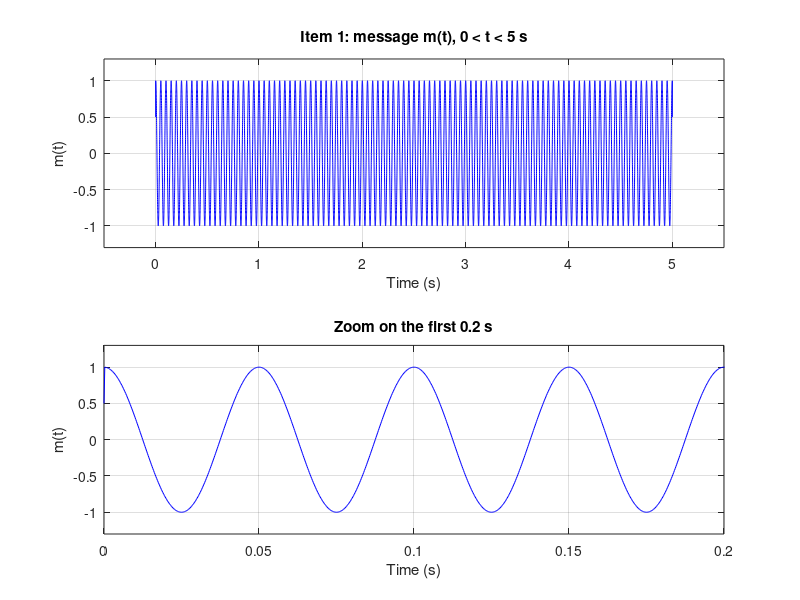
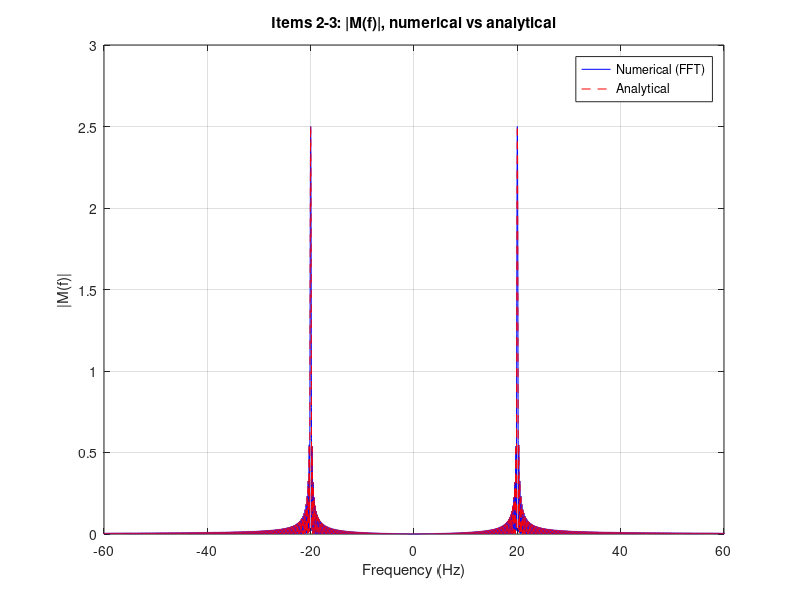
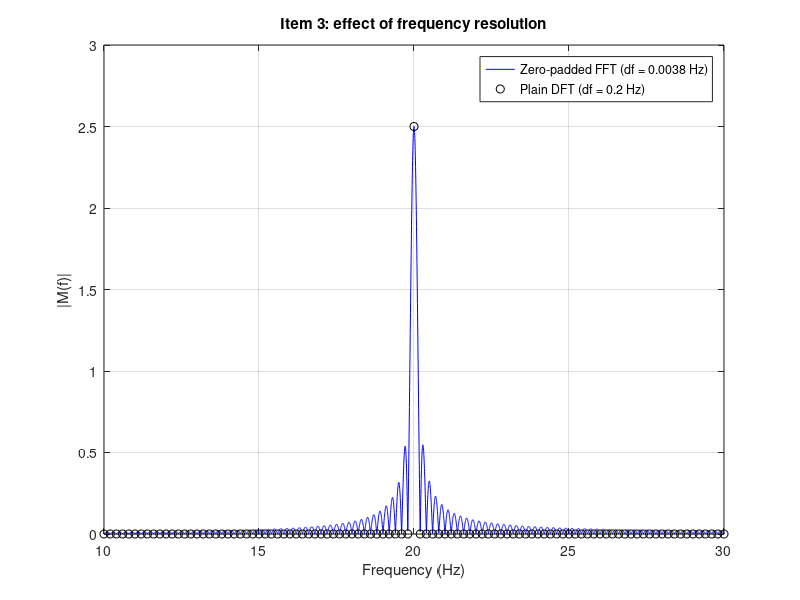
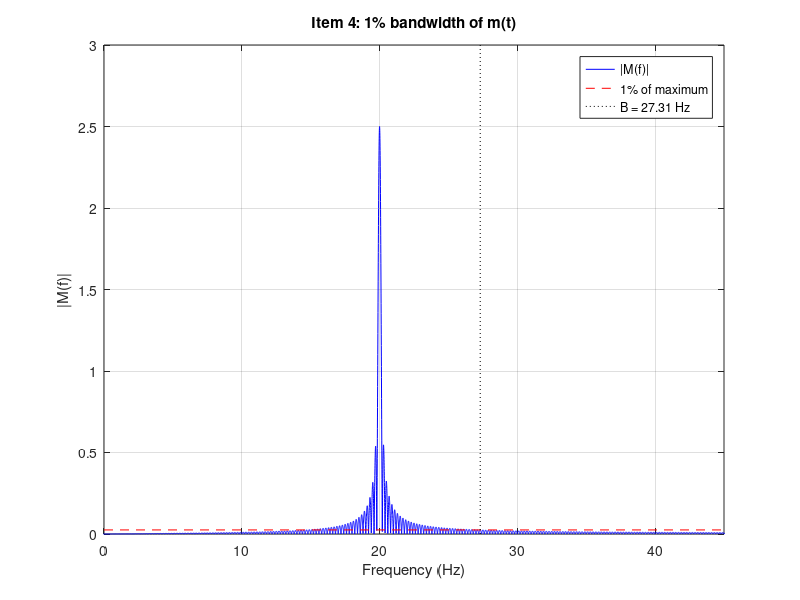

Write the MATLAB code that produced these figures, in order.
% =====================================================================
% ECE 351s - Simulation Project - Analog Part A: Items 1, 2, 3, 4 and 6
%   Item 1 : plot m(t), expected spectrum
%   Item 2 : analytical Fourier transform
%   Item 3 : numerical Fourier transform vs analytical (one graph)
%   Item 4 : 1% bandwidth of m(t)
%   Item 6 : LSB SSB (sideband filtering + phasing), comparison,
%            bandwidth, coherent demodulation
% No built-in modulation / Hilbert / filter functions are used:
% only fft, ifft, fftshift, ifftshift, sin, cos, sign, abs, real.
% Set makeFigs = 0 to run the numbers without plotting.
% =====================================================================
clear; close all; clc;
makeFigs = 1;
outDir1 = 'Analog_PA_I1to4_Figs/';  outDir6 = 'Analog_PA_I6_Figs/';
if makeFigs
  if ~exist(outDir1, 'dir'), mkdir(outDir1); end
  if ~exist(outDir6, 'dir'), mkdir(outDir6); end
end

%% ---------------- Parameters ----------------
fs = 4000;  Ts = 1/fs;          % sampling frequency  (>> 2*(fc+B))
T  = 5;     fm = 20;            % message duration and tone frequency
fc = 200;                       % carrier frequency (Item 6)
t  = 0:Ts:T;                    % 20001 points, both end points included
N  = length(t);
sincf = @(x) sin(pi*x + (x==0)*1e-30) ./ (pi*x + (x==0)*1e-30);   % own sinc

%% ---------------- Item 1 : message ----------------
m = cos(2*pi*fm*t);
m(1) = 0.5*m(1);  m(end) = 0.5*m(end);          % value 1/2 at the two jumps (t = 0 and 5)

%% ---------------- Item 3 : numerical Fourier transform ----------------
% Zero padding to 2^20 points gives df = fs/2^20 = 0.0038 Hz (the natural
% resolution 1/T = 0.2 Hz places every DFT bin on a zero of the sinc).
Nfft = 2^20;
f  = (-Nfft/2 : Nfft/2-1) * (fs/Nfft);
M  = Ts * fftshift(fft(m, Nfft));            % M(f) ~ integral of m(t)e^{-j2 pi f t}
% Item 2 : analytical transform
Ma = (T/2) * exp(-1j*pi*f*T) .* (sincf((f-fm)*T) + sincf((f+fm)*T));
err_FT = max(abs(abs(M) - abs(Ma)));  err_cplx = max(abs(M - Ma));
% naive DFT (no zero padding) for the resolution study
Mc = Ts * fftshift(fft(m(1:end-1)));  fcoarse = (-(N-1)/2 : (N-1)/2-1) * (fs/(N-1));

%% ---------------- Item 4 : 1% bandwidth ----------------
absM = abs(M);  pos = (f >= 0);
Bm = f( find(pos & (absM >= 0.01*max(absM)), 1, 'last') );   % highest f with |M|>=1%
fprintf('Item 3: complex max error = %.2e\n', err_cplx);
fprintf('Item 3: max |M|-|Ma| = %.2e   peak |M| = %.4f (theory %.4f)\n', err_FT, max(absM), T/2);
fprintf('Item 4: B_m (1%% criterion) = %.2f Hz\n', Bm);

%% ---------------- Item 6 : LSB SSB ----------------
c = cos(2*pi*fc*t);   sn = sin(2*pi*fc*t);
Nf = 2^17;                                    % padded length for filtering
ff = (-Nf/2 : Nf/2-1) * (fs/Nf);
toTime = @(X) real(ifft(ifftshift(X)));       % back to time (padded length)
cut    = @(x) x(1:N);

% DSB-SC signal (input of the sideband filter)
s_dsb = m .* c;

% (a1) sideband filtering: ideal band-pass keeping only fc-Bf <= |f| <= fc
Bf = 100;
Hlsb = double((abs(ff) >= fc-Bf) & (abs(ff) <= fc));
S_dsb = fftshift(fft(s_dsb, Nf));
s_lsb_filt = cut(toTime(S_dsb .* Hlsb));

% (a2) phasing method: own 90-degree phase shifter H(f) = -j sgn(f)
Hpi2  = -1j * sign(ff);
Mp    = fftshift(fft(m, Nf));
m_hat = cut(toTime(Mp .* Hpi2));              % Hilbert transform of m(t)
s_lsb_ph = 0.5 * (m .* c + m_hat .* sn);      % LSB: + sign ; USB would be -

% (b) comparison and bandwidth
d = s_lsb_filt - s_lsb_ph;
rms = @(x) sqrt(mean(x.^2));
in = (t > 0.1 & t < T-0.1);                      % interior: away from the two jumps
fprintf('Item 6b interior: rms diff=%.2e (%.3f%%) max diff=%.2e\n', rms(d(in)), 100*rms(d(in))/rms(s_lsb_ph(in)), max(abs(d(in))));
fprintf('Item 6b: rms(filter)=%.4f rms(phasing)=%.4f rms diff=%.2e (%.3f%%) max diff=%.2e\n', ...
        rms(s_lsb_filt), rms(s_lsb_ph), rms(d), 100*rms(d)/rms(s_lsb_ph), max(abs(d)));

% spectra on the fine grid (same method as Item 3)
spec = @(x) Ts * abs(fftshift(fft(x, Nfft)));
S_ph  = spec(s_lsb_ph);   S_fl = spec(s_lsb_filt);   S_ds = spec(s_dsb);
idxD = find(f > 0 & S_ds >= 0.01*max(S_ds));  dl = f(idxD(1));  dh = f(idxD(end));
idxP = find(f > 0 & S_ph >= 0.01*max(S_ph));  pl = f(idxP(1));  ph_ = f(idxP(end));
idxF = find(f > 0 & S_fl >= 0.01*max(S_fl));  fl = f(idxF(1));  fh = f(idxF(end));
B_dsb      = dh - dl;                % total width of the DSB-SC band
B_ssb      = fc - pl;                % sideband occupies [fc-B, fc]
fprintf('DSB-SC band: %.2f - %.2f Hz  -> B = %.2f Hz\n', dl, dh, B_dsb);
fprintf('SSB   band: %.2f - %.2f Hz (phasing) | %.2f - %.2f Hz (filter)\n', pl, ph_, fl, fh);
fprintf('SSB bandwidth (fc - f_low) = %.2f Hz ; ratio DSB/SSB = %.2f\n', B_ssb, B_dsb/B_ssb);

% (c) coherent demodulation: multiply by 4cos(wc t), low-pass at 60 Hz
Hlp = double(abs(ff) <= 60);
demod = @(s) cut(toTime(fftshift(fft(s .* (4*c), Nf)) .* Hlp));
m_rec_ph = demod(s_lsb_ph);   m_rec_fl = demod(s_lsb_filt);
m_ref    = cut(toTime(Mp .* Hlp));              % message seen through the same LPF
fprintf('Item 6c: rms err (phasing)=%.4f  (filter)=%.4f  | interior max err=%.4f | LPF-only ref err=%.2e\n', ...
        rms(m_rec_ph - m), rms(m_rec_fl - m), max(abs(m_rec_ph(in) - m(in))), rms(m_rec_ph - m_ref));
fprintf('         interior rms err (phasing)=%.4f  (filter)=%.4f\n', rms(m_rec_ph(in)-m(in)), rms(m_rec_fl(in)-m(in)));

if ~makeFigs, return; end
%% ---------------- Figures ----------------
% (the figures used in the report were drawn with the same data)
figure(1); clf;
subplot(2,1,1); plot(t, m, 'b'); grid on; xlabel('Time (s)'); ylabel('m(t)');
title('Item 1: message m(t), 0 < t < 5 s'); axis([-0.5 5.5 -1.3 1.3]);
subplot(2,1,2); plot(t, m, 'b'); grid on; xlabel('Time (s)'); ylabel('m(t)');
title('Zoom on the first 0.2 s'); axis([0 0.2 -1.3 1.3]);
print('-dpng', [outDir1 'Item1_message.png']);

figure(2); clf;
plot(f, absM, 'b', f, abs(Ma), 'r--'); grid on; xlim([-60 60]);
xlabel('Frequency (Hz)'); ylabel('|M(f)|'); legend('Numerical (FFT)', 'Analytical');
title('Items 2-3: |M(f)|, numerical vs analytical');
print('-dpng', [outDir1 'Item3_spectrum.png']);

figure(3); clf;
plot(f, absM, 'b', fcoarse, abs(Mc), 'ko'); grid on; xlim([10 30]);
xlabel('Frequency (Hz)'); ylabel('|M(f)|');
legend('Zero-padded FFT (df = 0.0038 Hz)', 'Plain DFT (df = 0.2 Hz)');
title('Item 3: effect of frequency resolution');
print('-dpng', [outDir1 'Item3_resolution.png']);

figure(4); clf;
plot(f, absM, 'b', [0 60], 0.01*max(absM)*[1 1], 'r--', Bm*[1 1], [0 3], 'k:'); grid on;
xlim([0 45]); xlabel('Frequency (Hz)'); ylabel('|M(f)|');
legend('|M(f)|', '1% of maximum', sprintf('B = %.2f Hz', Bm));
title('Item 4: 1% bandwidth of m(t)');
print('-dpng', [outDir1 'Item4_bandwidth.png']);

figure(5); clf;
subplot(2,1,1); plot(f, Ts*abs(fftshift(fft(s_dsb,Nfft))), 'b', ff, 0.4*Hlsb, 'r--'); grid on;
xlim([100 300]); xlabel('Frequency (Hz)'); ylabel('Magnitude');
legend('|S_{DSB}(f)|', 'LSB filter mask (scaled)'); title('Item 6(a): sideband filtering - input and filter');
subplot(2,1,2); plot(f, S_fl, 'b'); grid on; xlim([100 300]);
xlabel('Frequency (Hz)'); ylabel('|S_{LSB}(f)|'); title('Filter output (LSB)');
print('-dpng', [outDir6 'Item6a_SidebandFiltering.png']);

figure(6); clf;
subplot(2,1,1); plot(t, m, 'b', t, m_hat, 'r--'); grid on; xlim([0.5 0.7]);
xlabel('Time (s)'); ylabel('Amplitude'); legend('m(t)', 'm^(t) (90-degree shifted)');
title('Item 6(a): phase shifter output');
subplot(2,1,2); plot(ff, angle(Hpi2)*180/pi, 'b'); grid on; xlim([-100 100]);
xlabel('Frequency (Hz)'); ylabel('Phase of H(f) (deg)'); title('Frequency-domain 90-degree shifter');
print('-dpng', [outDir6 'Item6a_Phasing.png']);

figure(7); clf;
subplot(3,1,1); plot(t, s_lsb_filt, 'b', t, s_lsb_ph, 'r--'); grid on; xlim([2.50 2.56]);
xlabel('Time (s)'); ylabel('Amplitude'); legend('Sideband filtering', 'Phasing'); title('Item 6(b): LSB signals');
subplot(3,1,2); plot(f, S_fl, 'b', f, S_ph, 'r--'); grid on; xlim([150 210]);
xlabel('Frequency (Hz)'); ylabel('Magnitude'); legend('Sideband filtering', 'Phasing'); title('Spectra');
subplot(3,1,3); plot(t, d, 'k'); grid on; xlabel('Time (s)'); ylabel('Difference'); title('Difference of the two methods');
print('-dpng', [outDir6 'Item6b_Comparison.png']);

figure(8); clf;
plot(f, S_ds, 'b', f, S_ph, 'r'); grid on; xlim([140 260]);
xlabel('Frequency (Hz)'); ylabel('Magnitude'); legend('DSB-SC', 'LSB-SSB'); title('Item 6(b): DSB-SC vs SSB bandwidth');
print('-dpng', [outDir6 'Item6b_Bandwidth.png']);

figure(9); clf;
subplot(2,1,1); plot(t, m, 'b', t, m_rec_ph, 'r--'); grid on; xlim([0 0.3]);
xlabel('Time (s)'); ylabel('Amplitude'); legend('Original m(t)', 'Recovered'); title('Item 6(c): coherent SSB demodulation');
subplot(2,1,2); plot(t, m_rec_ph - m, 'k'); grid on; xlabel('Time (s)'); ylabel('Error'); title('Recovery error');
print('-dpng', [outDir6 'Item6c_Demodulation.png']);
